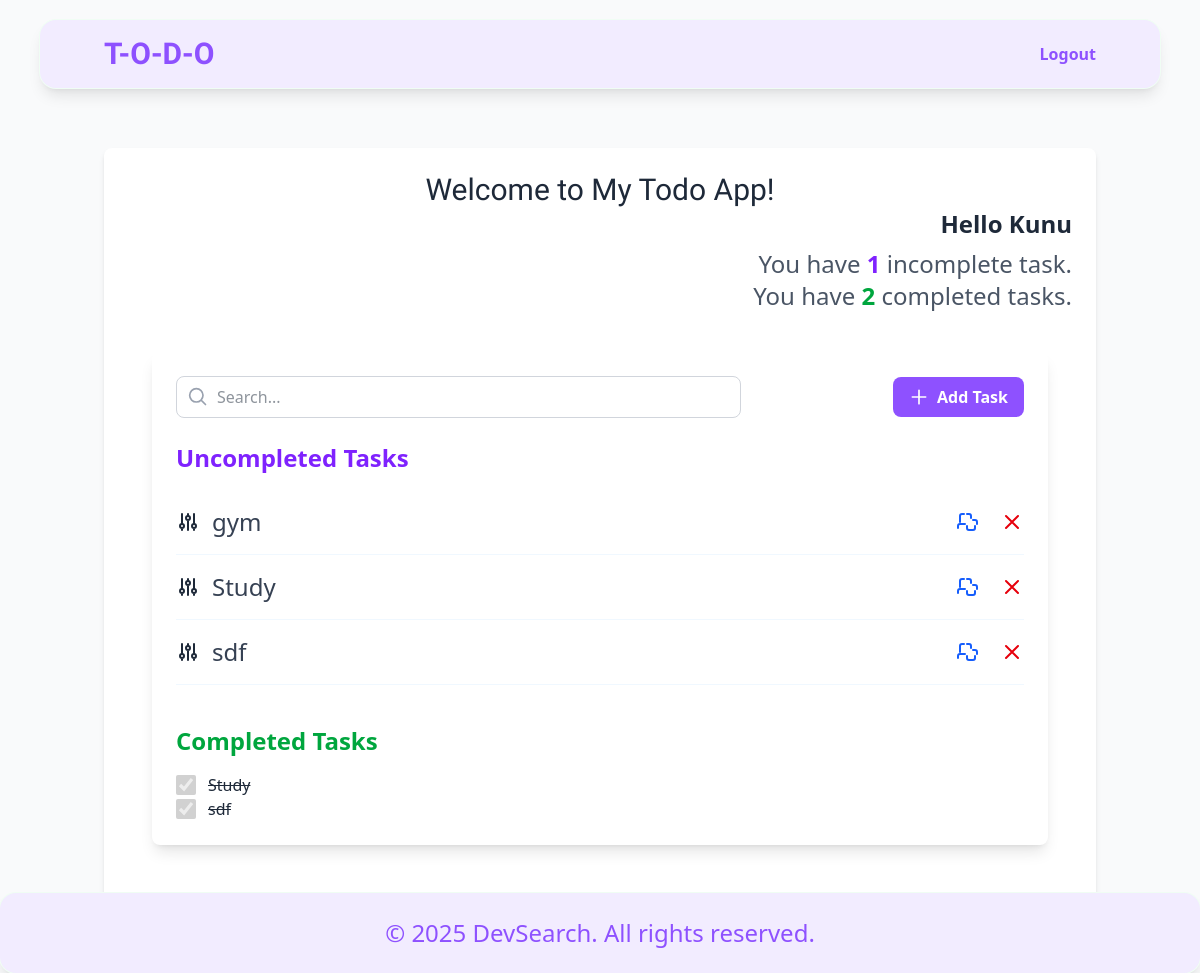
The app's page / (signed in), older data.
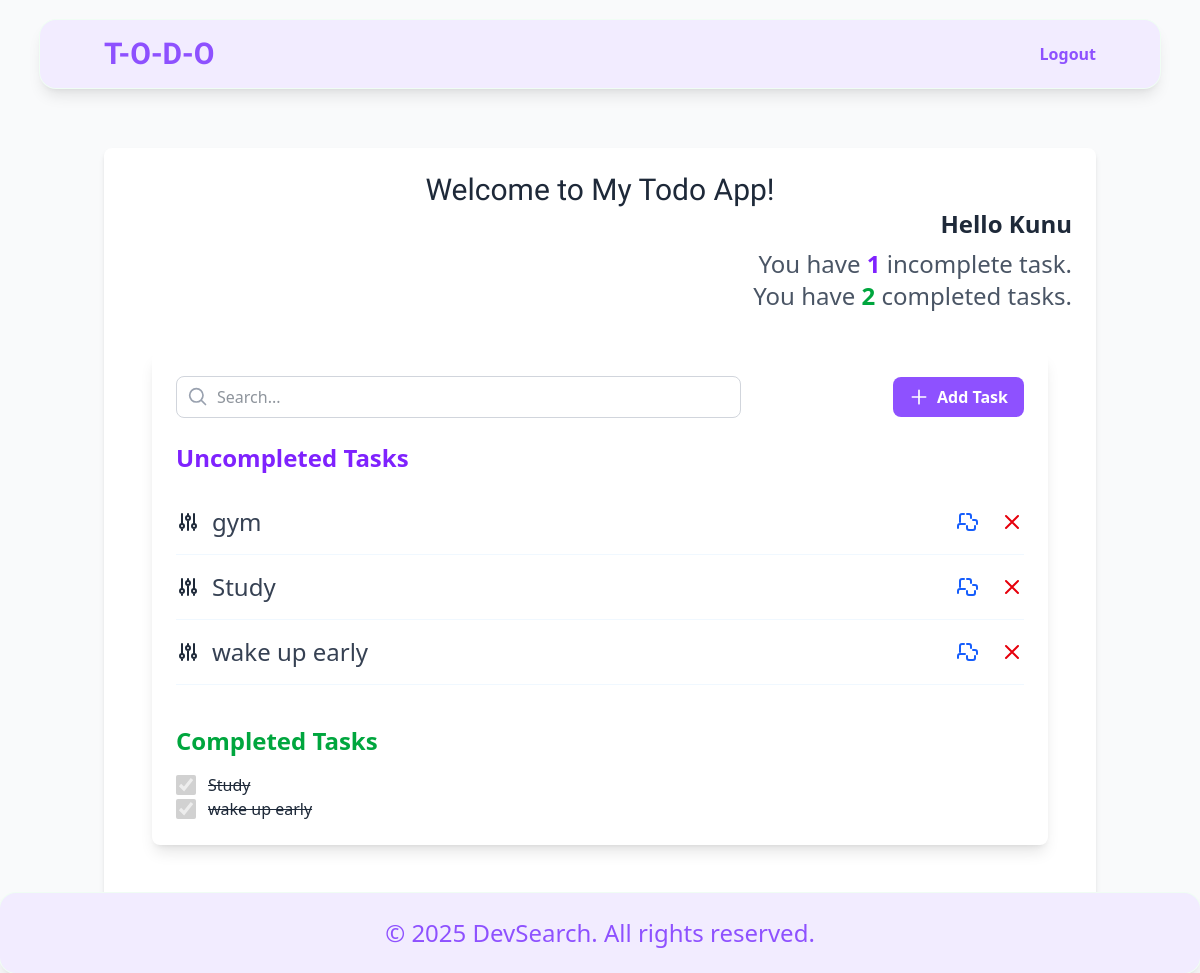
The same page, newer data.
### todo/models.py (models this page shows, shortened)
class Task(models.Model):
    user  = models.ForeignKey(User, on_delete=models.CASCADE, null=True, blank=True)
    title = models.CharField(max_length=100)
    description = models.CharField(max_length=500,null=True, blank=True)
    completed = models.BooleanField(default=False)
    created = models.DateTimeField(auto_now_add=True)
    class Meta:
        ordering = ['completed', 'created']

### todo/views.py (the view)
# urls.py: path('', TaskList.as_view(), name='task_list'),
class TaskList(LoginRequiredMixin,ListView):
    model = Task
    template_name = 'todo/landing.html'
    context_object_name = 'tasks'
    def get_context_data(self, **kwargs):
        context = super().get_context_data(**kwargs)
        context['tasks'] = context['tasks'].filter(user=self.request.user)
        context['count'] = context['tasks'].filter(completed= False).count()
        context['completed_count'] = context['tasks'].filter(completed= True).count()
        search_input = self.request.GET.get('search-area') or ''
        if search_input:
            context['tasks'] = context['tasks'].filter(title__icontains=search_input)
        return context

### todo/templates/todo/landing.html (shortened to what this page needs)
{% extends 'base.html' %}
{% load static %}
{% block content %}
<div class="bg-white shadow-md rounded-lg p-6 mb-6">
<h1 class="text-center text-gree-400  font-lobster text-3xl" > Welcome to My Todo App!</h1>
<div class="text-right">
  <h1 class="text-2xl font-bold text-gray-800 mb-2 animate-pulse">Hello {{ request.user|title }}</h1>
  <p class="text-gray-600 text-2xl">
    You have <span class="font-semibold text-violet-600">{{ count }}</span> incomplete task{{ count|pluralize:"s" }}.
  </p>
  <p class="text-gray-600 text-2xl">
    You have <span class="font-semibold text-green-600">{{ completed_count }}</span> completed task{{ completed_count|pluralize:"s" }}.
  </p>
</div>
<div class="max-w-4xl mx-auto my-10 bg-white shadow-lg rounded-lg p-6">
  <div class="flex justify-between items-center mb-6">
    <form method="GET" class="relative w-2/3">
      <input type="text" name="search-area" value="{{ search_input }}" placeholder="Search..."
        class="w-full pl-10 pr-4 py-2 border border-gray-300 rounded-lg focus:outline-none focus:ring-2 focus:ring-violet-400" />
      <div class="absolute inset-y-0 left-0 flex items-center pl-3 pointer-events-none">
        <svg class="w-5 h-5 text-gray-400" fill="none" stroke="currentColor" stroke-width="2" viewBox="0 0 24 24">
          <path stroke-linecap="round" stroke-linejoin="round"
            d="M21 21l-4.35-4.35M10 18a8 8 0 100-16 8 8 0 000 16z" />
        </svg>
      </div>
    </form>
    <a href="{% url 'create-task' %}" class="flex items-center gap-2 bg-violet-500 hover:bg-violet-600 text-white font-semibold py-2 px-4 rounded-lg transition">
      <svg class="w-5 h-5" fill="none" stroke="currentColor" stroke-width="2" viewBox="0 0 24 24">
        <path stroke-linecap="round" stroke-linejoin="round" d="M12 4v16m8-8H4" />
      </svg>
      Add Task
    </a>
  </div>
  <div class="mb-10">
    <h2 class="text-2xl font-bold text-violet-600 mb-4">Uncompleted Tasks</h2>
    {% for task in tasks %}
      {% if not task.complete %}
        <div class="flex items-center justify-between text-gray-700 py-4 border-b hover:bg-violet-100 transition duration-300 ease-in-out cursor-move"
          draggable="true" ondragstart="drag(event)" ondragover="allowDrop(event)" ondrop="drop(event)" id="task-{{task.id}}">
          <div class="flex items-center space-x-3 w-1/2 text-2xl">
            <span>{{ task.title }}</span>
          </div>
          <div class="flex items-center gap-5">
            <a href="{% url 'task-update' task.id %}" class="text-blue-600 hover:text-blue-800">
              <svg class="w-6 h-6" fill="none" stroke="currentColor" stroke-width="2" viewBox="0 0 24 24">
                <path stroke-linecap="round" stroke-linejoin="round"
                  d="M11 4h2a2 2 0 012 2v2m0 12h-2a2 2 0 01-2-2v-2m6-6h2a2 2 0 012 2v2m-2 2v2a2 2 0 01-2 2h-2m-6-6H4a2 2 0 00-2 2v2m2-6V6a2 2 0 012-2h2" />
              </svg>
            </a>
            <a href="{% url 'task-delete' task.id %}" class="text-red-600 hover:text-red-800">
              <svg class="w-6 h-6" fill="none" stroke="currentColor" stroke-width="2" viewBox="0 0 24 24">
                <path stroke-linecap="round" stroke-linejoin="round"
                  d="M6 18L18 6M6 6l12 12" />
              </svg>
            </a>
          </div>
        </div>
      {% endif %}
    {% empty %}
      <div class="text-center text-gray-500 py-8">No uncompleted tasks.</div>
    {% endfor %}
  </div>
  <div class="mt-10">
    <h2 class="text-2xl font-bold text-green-600 mb-4">Completed Tasks</h2>
  </div>
{% for task in tasks %}
{% if task.completed != False %}
<div class="flex items-center space-x-3 w-1/2">
  <input type="checkbox" checked disabled class="w-5 h-5 text-green-600" />
  <span class="line-through">{{ task.title }}</span>
</div>
{% endif %}
{% endfor %}
</div>
  </div>
{% endblock %}.

### templates/base.html (shortened to what this page needs)
{% load static %}
<!DOCTYPE html>
<html lang="en">
<head>
  <link href="{% static 'dist/styles.css' %}" rel="stylesheet">
</head>
<body class="bg-gray-50 text-gray-800 font-sans">
{% include "nav.html" %}
  <main class="container mx-auto px-4 py-10">
    {% block content %}
    {% endblock %}
  </main>
    <footer  class="bg-best rounded-2xl shadow-lg  ring-1 ring-green-50 fixed bottom-0 mx-auto w-full">
      <div class="container mx-auto px-4 py-6 text-center text-2xl text-violet-500 ">
        &copy; 2025 DevSearch. All rights reserved.
      </div>
  </footer>
</body>
</html>

### templates/nav.html
  {% load static %}
  <header class="bg-best rounded-2xl mx-10 my-5 shadow-lg  ring-1 ring-green-50" >
    <div class="container mx-auto px-4 py-4 flex justify-between items-center">
      <h1 class="text-3xl font-extrabold text-violet-500 animate-bounce font-winky">T-O-D-O</h1>
      <nav class="space-x-4 font-extrabold">
        {% if user.is_authenticated %}
        <a href="{% url 'logout' %}" class="text-violet-500 hover:text-indigo-600">Logout</a>
        {% else %}
        <a href="{% url 'login' %}" class="text-violet-500 hover:text-indigo-600">Login</a>
        {% endif %}
      </nav>
    </div>
  </header>

Row changes from the older to the newer data that the page shows:
removed Task: title "sdf"
added Task: title "wake up early"
